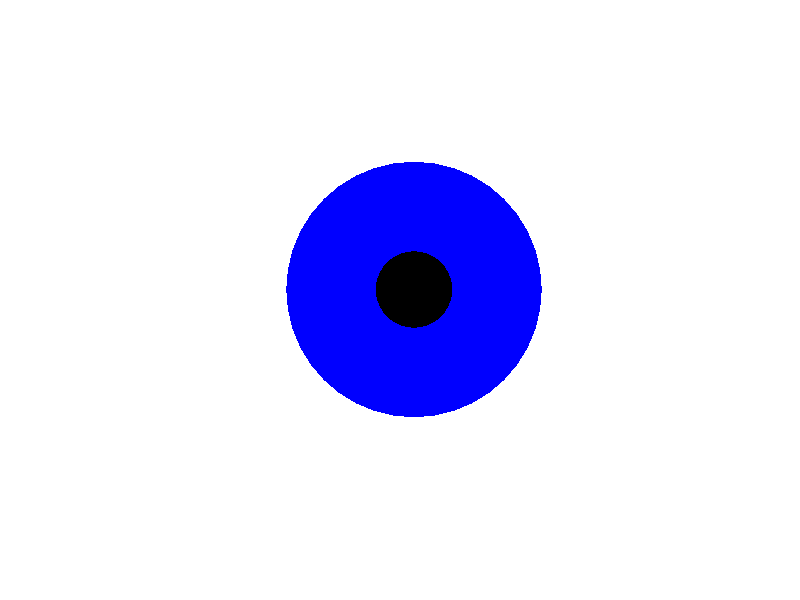

Here is the MATLAB script that generated this plot: (Note: this script raises an error after producing the figure.)
eyeballH = figure('Position',[ 2  45 397 291],...
                  'Color', [0.75 0.75 0.75]);

[z,y,x]=sphere(40);
%a=[x(26,28) x(26,19) x(26,10) x(26,1)];
%b=[y(26,28) y(26,19) y(26,10) y(26,1)];
%c=[z(26,28) z(26,19) z(26,10) z(26,1)];

eyeColor = [0 0 1];

depth = 512;
iris_sclera = 470;
iris_pupil  = 505;

map = ones(depth,3);
map(iris_pupil+1:512,:) =  0;

for i=iris_sclera:iris_pupil
   map(i,:) = eyeColor;
end

socket = axes;
od=surf(x,y,z,x);
set(od,'LineStyle','none')
set(socket,'view',[90 0]);

axis equal; axis off
axis vis3d
hold on
colormap(map)

lt1 = camlight(0,00);
lt2 = camlight(0,20);
material('dull')
lighting('gouraud')
